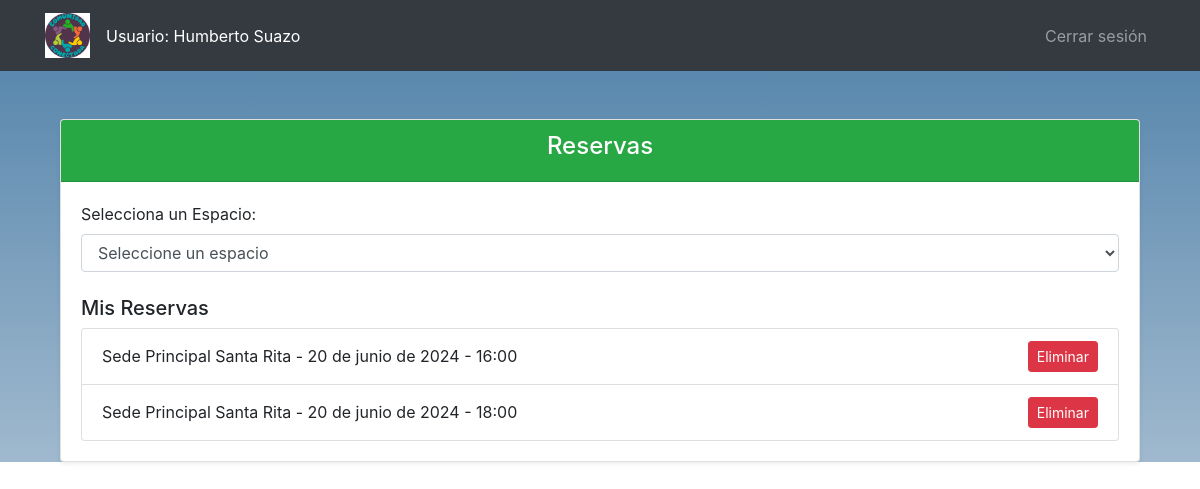
Page /reservas/ (signed in) on the committed database.
### core/models.py (models this page shows, shortened)
class CustomUser(AbstractUser):
    cargo = models.CharField(max_length=100, blank=True, null=True)
    run = models.CharField(max_length=20, blank=True, null=True)
    direccion = models.CharField(max_length=255, blank=True, null=True)
    telefono = models.CharField(max_length=20, blank=True, null=True)
    fecha_nacimiento = models.DateField(blank=True, null=True)

class Reserva(models.Model):
    usuario = models.ForeignKey(settings.AUTH_USER_MODEL, on_delete=models.CASCADE)
    hora_reserva = models.TimeField()
    dia_reserva = models.DateField()
    espacio = models.ForeignKey(Espacio, on_delete=models.CASCADE)

class Espacio(models.Model):
    nombre = models.CharField(max_length=100)
    descripcion = models.TextField()
    dias_disponibles = models.CharField(max_length=200)
    horario_inicio = models.TimeField()
    horario_fin = models.TimeField()

### core/views.py (the view)
def reservas(request):
    reservas = Reserva.objects.filter(usuario=request.user)
    reservas_con_espacio = []
    for reserva in reservas:
        espacio = Espacio.objects.get(id=reserva.espacio_id)
        reservas_con_espacio.append({
            'reserva': reserva,
            'espacio_nombre': espacio.nombre
        })
    espacios = Espacio.objects.all()
    return render(request, 'reservas.html', {
        'reservas_con_espacio': reservas_con_espacio,
        'espacios': espacios
    })

### core/templates/reservas.html (shortened to what this page needs)
{% extends 'base.html' %}
{% block content %}
    <div class="container">
        <div class="card mt-4 shadow-sm">
            <div class="card-header text-center bg-success text-white">
                <h4>Reservas</h4>
            </div>
            <div class="card-body">
                <div class="form-group">
                    <label for="espacioSelector">Selecciona un Espacio:</label>
                    <select id="espacioSelector" class="form-control">
                        <option value="">Seleccione un espacio</option>
                    </select>
                </div>
                <div class="mt-4">
                    <h5>Mis Reservas</h5>
                    <ul id="misReservas" class="list-group">
                        {% for item in reservas_con_espacio %}
                            <li class="list-group-item d-flex justify-content-between align-items-center">
                                {{ item.espacio_nombre }} - {{ item.reserva.dia_reserva }} - {{ item.reserva.hora_reserva }}
                                <button class="btn btn-danger btn-sm" onclick="eliminarReserva({{ item.reserva.id }})">Eliminar</button>
                            </li>
                        {% endfor %}
                    </ul>
                </div>
            </div>
        </div>
    </div>
{% endblock content %}

### core/templates/base.html (shortened to what this page needs)
{% load static %}
<!DOCTYPE html>
<html lang="es">
<head>
  <link rel="stylesheet" href="{% static 'css/style.css' %}">
  <link rel="stylesheet" href="https://stackpath.bootstrapcdn.com/bootstrap/4.5.2/css/bootstrap.min.css">
  <link rel="stylesheet" href="https://cdnjs.cloudflare.com/ajax/libs/font-awesome/5.15.3/css/all.min.css">
</head>
<body>
<nav class="navbar navbar-expand-lg navbar-dark bg-dark">
  <div class="container">
    <a class="navbar-brand" href="{% url 'inicio' %}">
      <img src="{% static 'images/logo.png' %}" alt="Logo" style="width: 45px;">
    </a>
    <div class="collapse navbar-collapse" id="navbarNav">
      <ul class="navbar-nav mr-auto">
        {% if user.is_authenticated %}
          <li class="nav-item">
            <span class="navbar-text text-white mr-3">Usuario: {{ user.first_name }} {{ user.last_name }}</span>
          </li>
        {% endif %}
      </ul>
      <ul class="navbar-nav ml-auto">
        {% if user.is_authenticated %}
          <li class="nav-item">
            <a class="nav-link" href="{% url 'cerrar_sesion' %}">Cerrar sesión</a>
          </li>
        {% endif %}
      </ul>
    </div>
  </div>
</nav>
<div class="container mt-5">
  {% block content %}
  {% endblock content %}
</div>
</body>
</html>

### core/static/css/style.css (style rules this page uses)
body { background: linear-gradient(to bottom, #4d7fa8, #a0b9ce); background-repeat: no-repeat; background-size: cover; }

### rows in the picture
CustomUser: first_name "Humberto", last_name "Suazo"
Reserva: espacio_nombre "Sede Principal Santa Rita", reserva.dia_reserva "20 de junio de 2024", reserva.hora_reserva "16:00"
Reserva: espacio_nombre "Sede Principal Santa Rita", reserva.dia_reserva "20 de junio de 2024", reserva.hora_reserva "18:00"
